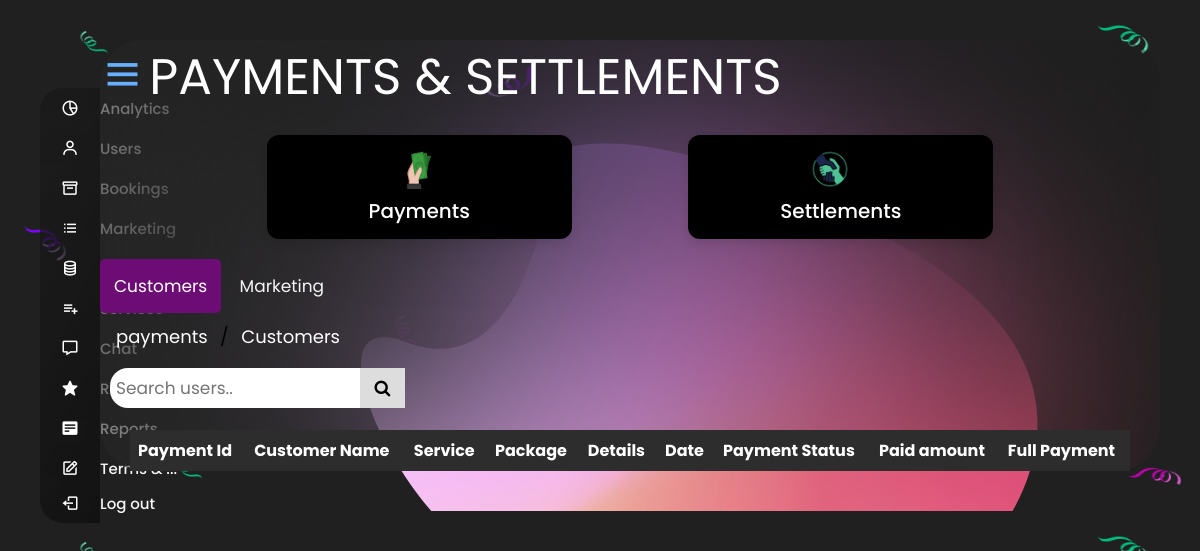
Page /adminPayment (signed in) on the earlier database version.
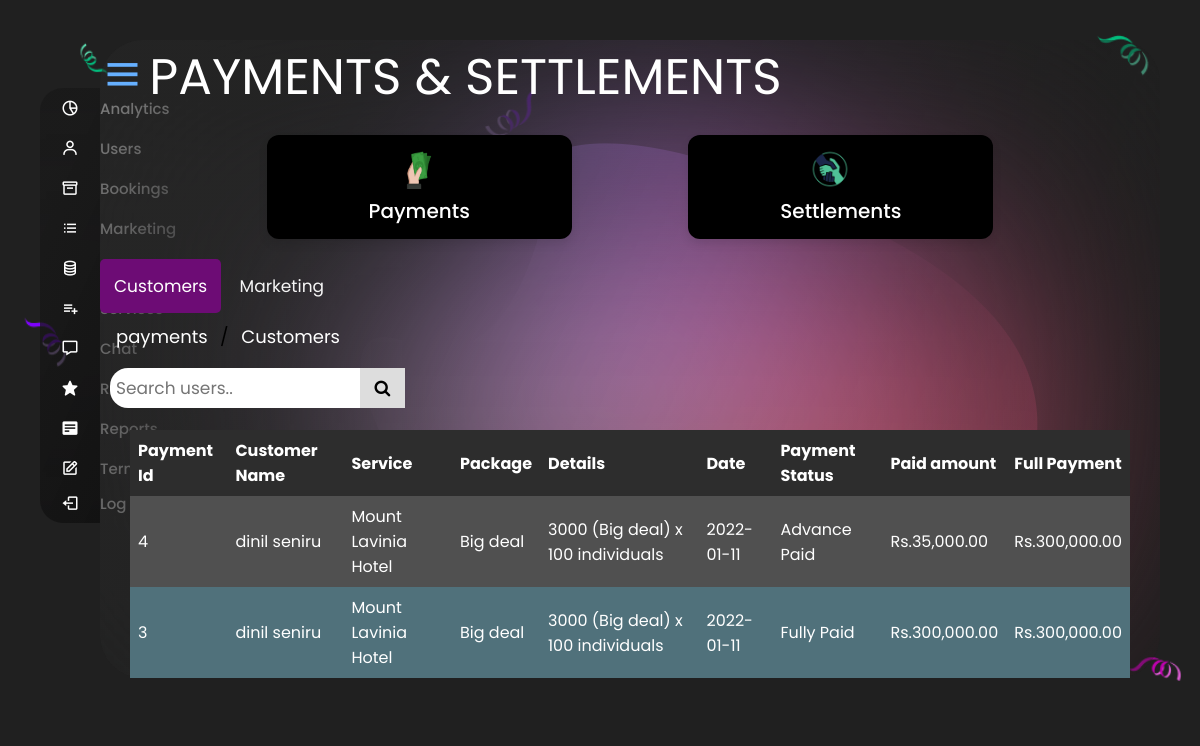
Same page on the later database version.
### tables this page shows
CREATE TABLE `payment` (
  `payment_id` int(10) NOT NULL,
  `payment_date` date NOT NULL,
  `amount` decimal(10,2) NOT NULL,
  `status` varchar(256) NOT NULL,
  `vendor_id` int(10) NOT NULL,
  `customer_id` int(10) NOT NULL,
  `booking_id` int(11) NOT NULL
);

CREATE TABLE `user` (
  `user_id` int(10) NOT NULL,
  `email` varchar(256) NOT NULL,
  `password` varchar(256) NOT NULL,
  `user_type` varchar(20) NOT NULL,
  `f_name` varchar(255) NOT NULL,
  `l_name` varchar(255) NOT NULL,
  `address` varchar(255) NOT NULL,
  `nic` varchar(25) NOT NULL,
  `gender` varchar(25) NOT NULL,
  `profilePicture` varchar(255) NOT NULL
);

CREATE TABLE `other_service` (
  `user_id` int(11) NOT NULL,
  `service_id` int(11) NOT NULL,
  `status` varchar(20) NOT NULL DEFAULT 'pending',
  `service_name` varchar(100) NOT NULL,
  `service_type` varchar(50) NOT NULL,
  `event_type` varchar(50) NOT NULL,
  `description` varchar(1000) NOT NULL,
  `service_areas` varchar(150) NOT NULL,
  `payment_terms_and_conditions` varchar(1000) NOT NULL,
  `additional_information` varchar(255) NOT NULL,
  `cancellation_policy` varchar(100) NOT NULL,
  `advance_price` varchar(100) NOT NULL,
  `preparation_time` varchar(100) NOT NULL,
  `initial_discount` varchar(100) NOT NULL,
  `initial_count` varchar(100) NOT NULL,
  `simultaneous_booking` varchar(100) NOT NULL,
  `video_url` varchar(100) NOT NULL,
  `fb_url` varchar(256) NOT NULL,
  `instagram_url` varchar(256) NOT NULL,
  `linkedin_url` varchar(256) NOT NULL,
  `image` varchar(100) NOT NULL,
  `caption` varchar(100) NOT NULL,
  `standing_capacity` varchar(100) NOT NULL,
  `venue_type` varchar(255) DEFAULT NULL,
  `venue_features` varchar(255) NOT NULL,
  `meal_time` varchar(100) NOT NULL,
  `no_of_attendants` varchar(100) NOT NULL,
  `music_provider_type` varchar(100) NOT NULL,
  `dancing_type_name` varchar(100) NOT NULL,
  `saloon_type` varchar(100) NOT NULL,
  `supplying_services` varchar(255) NOT NULL,
  `cake_type` varchar(50) NOT NULL,
  `sweet_type` varchar(50) NOT NULL,
  `seating_arrangement` varchar(255) NOT NULL,
  `floral_arrangement` varchar(100) NOT NULL,
  `decoration_type` varchar(255) NOT NULL,
  `dress_type` varchar(100) NOT NULL,
  `dress_sections` varchar(100) NOT NULL,
  `service_location` varchar(25) NOT NULL,
  `service_image` varchar(25) NOT NULL,
  `event_planner_skills` varchar(500) NOT NULL
);

CREATE TABLE `package` (
  `service_id` int(10) NOT NULL,
  `package_id` int(10) NOT NULL,
  `service_name` varchar(100) NOT NULL,
  `package_name` varchar(50) NOT NULL,
  `description` varchar(1000) NOT NULL,
  `valid_from` date NOT NULL,
  `valid_to` date NOT NULL,
  `per_unit_price` decimal(10,0) NOT NULL,
  `fixed_price` decimal(10,0) NOT NULL
);

CREATE TABLE `booking` (
  `booking_id` int(10) NOT NULL,
  `customer_id` int(10) NOT NULL,
  `service_id` int(10) NOT NULL,
  `event_date` date NOT NULL,
  `event_type` varchar(255) NOT NULL,
  `noOfGuest` int(11) NOT NULL,
  `package_id` int(10) NOT NULL,
  `status` varchar(50) NOT NULL DEFAULT 'pending'
);

### app/controllers/adminPayment.php (called while the page is built, shortened)
<?php
class AdminPayment extends FrameworkPartyak{
    public function __construct(){
        $this->paymentModel = $this->model("adminPaymentModel");
    }
    public function index(){
        $data["payment"] = $this->paymentModel->getPayment();
        $data["customer"] = $this->paymentModel->getCustomer();
        $data["package"] = $this->paymentModel->getPackage();
        $data["service"] = $this->paymentModel->getService();
        $this->view("admin/adminPaymentView",$data);
    }
}

### core/classes/router.php (called while the page is built, shortened)
<?php
class Router
{
    public $method = "index";
    public $params = [];
    public function __construct()
    {
        $url = $this->url();
        if (!empty($url)) {
            if (file_exists("../app/controllers/" . $url[0] . ".php")) {
                unset($url[0]);
            } else {
                echo "$url[0].php not found";
            }
        }
        $this->controller = new $this->controller;
        if (isset($url)) {
            $this->params = $url;
        } else {
            $this->params = [];
        }
        call_user_func_array([$this->controller, $this->method], $this->params);
    }
    public function url()
    {
        if (isset($_GET['url'])) {
            $url = $_GET['url'];
            $url = rtrim($url);
            $url = filter_var($url, FILTER_SANITIZE_URL);
            $url = explode("/", $url);
            return $url;
        }
    }
}

### core/init.php (called while the page is built, shortened)
<?php
$router = new Router;

### public/index.php (called while the page is built, shortened)
<?php
include "../core/init.php";

### app/models/adminPaymentModel.php (called while the page is built, shortened)
<?php
class AdminPaymentModel extends database{
    public function getPayment(){
        $query = "SELECT * FROM booking,payment WHERE payment.booking_id = booking.booking_id ORDER BY payment_id DESC";
        $result = mysqli_query($GLOBALS['db'],$query);
        return $result;
    }
    public function getcustomer(){
        $query = "SELECT user.f_name,user.l_name FROM user,payment WHERE user.user_id = payment.customer_id ORDER BY payment.payment_id DESC";
        $result = mysqli_query($GLOBALS['db'],$query);
        return $result;
    }
    public function getPackage(){
        $query = "SELECT package.package_name,package.per_unit_price FROM package,booking,payment WHERE payment.booking_id = booking.booking_id AND booking.package_id = package.package_id";
        $result = mysqli_query($GLOBALS['db'],$query);
        return $result;
    }
    public function getService(){
        $query = "SELECT other_service.service_name FROM other_service,booking,payment WHERE payment.booking_id = booking.booking_id AND booking.service_id = other_service.service_id ORDER BY payment.payment_id DESC";
        $result = mysqli_query($GLOBALS['db'],$query);
        return $result;
    }
}

### app/views/admin/adminPaymentView.php (the view, shortened to what the rows shown need)
<!DOCTYPE html>
<html lang="en" dir="ltr">
<head>
    <link href='https://unpkg.com/boxicons@2.0.7/css/boxicons.min.css' rel='stylesheet'>
    <link rel="stylesheet" href="https://cdnjs.cloudflare.com/ajax/libs/font-awesome/4.7.0/css/font-awesome.min.css">
</head>
<body>
    <div class="container">
        <section class="home-section">
            <div class="home-content">
                <div class="sales-boxes">
                    <table>
                        <tr>
                            <th>Payment Id</th>
                            <th>Customer Name</th>
                            <th>Service </th>
                            <th>Package</th>
                            <th>Details</th>
                            <th>Date</th>
                            <th>Payment Status</th>
                            <th>Paid amount</th>
                            <th>Full Payment</th>
                        </tr>
                        <tr>
                        <?php while($row_payment = mysqli_fetch_assoc($data['payment'])){
                                $row_customer = mysqli_fetch_assoc($data['customer']);
                                $row_service = mysqli_fetch_assoc($data['service']);
                                $row_package = mysqli_fetch_assoc($data['package']);
                                $total = $row_package['per_unit_price']*$row_payment['noOfGuest'];
                                echo"
                                <td>$row_payment[payment_id]</td>
                                <td>$row_customer[f_name] $row_customer[l_name]</td>
                                <td>$row_service[service_name]</td>
                                <td>$row_package[package_name]</td>
                                <td>$row_package[per_unit_price] ($row_package[package_name]) x $row_payment[noOfGuest] individuals</td>
                                <td>$row_payment[payment_date]</td>
                                <td>$row_payment[status]</td>
                                <td>Rs.".number_format($row_payment['amount'],2,'.',',')."</td>
                                <td>Rs.".number_format($total,2,'.',',')."</td>
                            </tr>
                                ";
                            } ?>
                    </table>
        </section>
    </div>
</body>
</html>

Differences in the rows shown:
added payment: payment_id "4", user.f_name "dinil", user.l_name "seniru", other_service.service_name "Mount Lavinia Hotel", package.package_name "Big deal", package.per_unit_price "3000", booking.noOfGuest "100", payment_date "2022-01-11", status "Advance Paid", amount "35,000.00", package.per_unit_price "300,000.00"
added payment: payment_id "3", user.f_name "dinil", user.l_name "seniru", other_service.service_name "Mount Lavinia Hotel", package.package_name "Big deal", package.per_unit_price "3000", booking.noOfGuest "100", payment_date "2022-01-11", status "Fully Paid", amount "300,000.00", package.per_unit_price "300,000.00"
